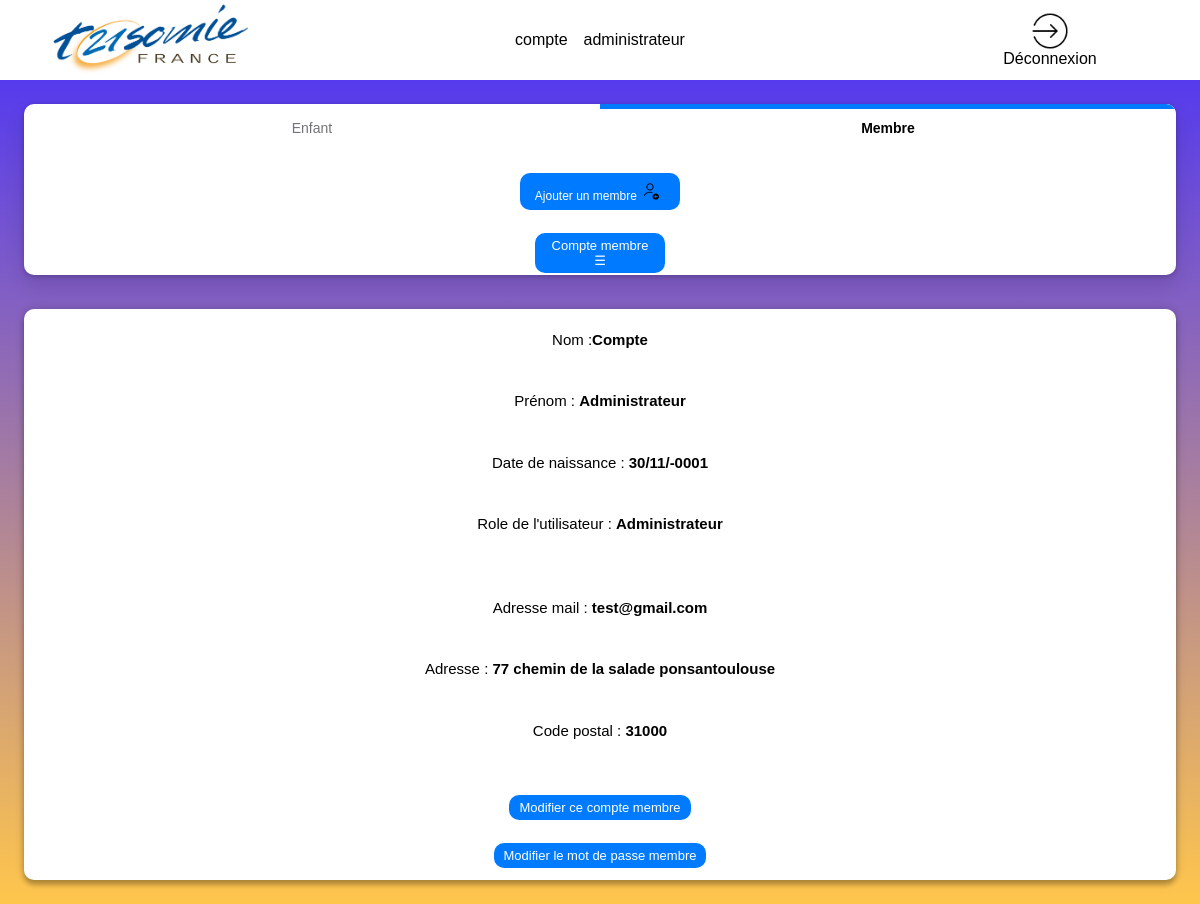
The app's page /page_certif_compte.php?idv=1 (signed in) with its own data.
### tables this page shows
CREATE TABLE `suivre` (
  `id_enfant` int(11) NOT NULL,
  `id_membre` int(11) NOT NULL,
  `date_demande_equipe` date DEFAULT NULL,
  `role` varchar(50) DEFAULT NULL
);

CREATE TABLE `membre` (
  `id_membre` int(11) NOT NULL,
  `nom` varchar(50) NOT NULL,
  `prenom` varchar(50) NOT NULL,
  `adresse` varchar(100) DEFAULT NULL,
  `code_postal` char(5) DEFAULT NULL,
  `ville` varchar(50) DEFAULT NULL,
  `courriel` varchar(50) DEFAULT NULL,
  `date_naissance` date NOT NULL,
  `mdp` varchar(500) DEFAULT NULL,
  `pro` tinyint(1) DEFAULT NULL,
  `compte_valide` tinyint(1) DEFAULT NULL,
  `role_user` int(1) NOT NULL
);

### page_certif_compte.php (the view, shortened to what this page needs)
<!DOCTYPE html>
<html lang="fr" style="font-family: Arial,sans-serif;">
<?php
try {
    $linkpdo = new PDO("mysql:host=localhost;dbname=bddsae", "root", "");
}
catch (Exception $e) {
    die('Erreur : ' . $e->getMessage());
}
?>
<head>
    <link rel="stylesheet" href="style_page_certif_account.css">
    <link rel="stylesheet" href="https://use.fontawesome.com/releases/v5.8.1/css/all.css">
</head>
<body>
    <header>
        <img class="logo-association" src="/sae-but2-s1/img/logo_trisomie.png" alt="logo de l'association">
        <?php
        $mail =  $_SESSION['login_user'];
        try {
            $res = $linkpdo->query("SELECT nom, prenom FROM membre where courriel='$mail' ORDER BY nom;");
        } catch (Exception $e) {
            die('Erreur : ' . $e->getMessage());
        }
        $double_tab = $res->fetchAll();
        $nombre_ligne = $res->rowCount();
        echo "<table>";
        for ($i = 0; $i < $nombre_ligne; $i++) {
            echo "<tr>";
            for ($y = 0; $y < 2; $y++) {
                echo "<td>";
                print_r($double_tab[$i][$y]);
                echo "</td>";
            }
            echo "</tr>";
        }
        echo "</table>";
        ?>
         <div onclick="window.location.href ='logout.php';" class="h-deconnexion">
            <img class="img-deco" src="img/deconnexion.png" alt="Déconnexion"> Déconnexion
        </div>
    </header>
    <main>
        <nav class="left-contenu">
            <?php
            if($_SESSION["role_user"]!=2){
                echo'<ul class="scrolling-tabs nav-links gl-display-flex gl-flex-grow-1 gl-w-full nav gl-tabs-nav nav gl-tabs-nav">';
               echo'<li class="nav-item">';
               echo'<a class="nav-link gl-tab-nav-item" data-placement="right" href="page_admin.php">Enfant</a>';
               echo'</li>';
                echo'<li class="nav-item">';
                echo'<a data-placement="" class="shortcuts-activity nav-link gl-tab-nav-item active gl-tab-nav-item-active" href="page_certif_compte.php">Membre</a>';
                echo'</li>';
                echo'</ul>';
            }
            ?>
                <div class="bouton_tuteur">
                    <button class="ajouter-membre" type="button" onclick="openDialog('dialogNEW1', this)">Ajouter un membre  <img class="icone-ajouter-membre" src="img/ajouter-utilisateur.png" ></button>
                </div>
                <div class="dropdown">
                    <button onclick="myFunction()" class="dropbtn">Compte membre ☰</button>
                    <?php
                    try {
                        $res = $linkpdo->query("SELECT * FROM `membre` WHERE compte_valide= 1");
                    } catch (Exception $e) {
                        die('Erreur : ' . $e->getMessage());
                    }
                    $double_tab = $res->fetchAll();
                    $nombre_ligne = $res->rowCount();
                    for ($i = 0; $i < $nombre_ligne; $i++) {
                        for ($y = 1; $y < 3; $y++) {
                            print_r(ucfirst(htmlspecialchars($double_tab[$i][$y])));
                        }
                    }
                    try {
                        $res = $linkpdo->query("SELECT * FROM `membre` WHERE compte_valide= 0 ORDER BY nom;");
                    } catch (Exception $e) {
                        die('Erreur : ' . $e->getMessage());
                    }
                    $double_tab = $res->fetchAll();
                    $nombre_ligne = $res->rowCount();
                    for ($i = 0; $i < $nombre_ligne; $i++) {
                        for ($y = 1; $y < 3; $y++) {
                            print_r(ucfirst(htmlspecialchars($double_tab[$i][$y])));
                        }
                    }
                    ?>
            </div>
        </nav>
        <?php
        if (isset($_GET['idv'])) {
            $id = $_GET['idv'];
            try {
                $res = $linkpdo->query("SELECT * FROM membre,suivre where membre.id_membre='$id' ORDER BY nom;");
            } catch (Exception $e) {
                die('Erreur : ' . $e->getMessage());
            }
            $double_tab = $res->fetchAll();
            $nom_membre = ucfirst($double_tab[0][1]);
            $prenom_membre = ucfirst($double_tab[0][2]);
            $adresse_membre = $double_tab[0][3];
            $code_postal_membre = $double_tab[0][4];
            $ville_membre = $double_tab[0][5];
            $courriel_membre = $double_tab[0][6];
            switch ($double_tab[0][11]) {
                case '1':
                    $role = "Administrateur";
                    break;
            }
            $date_naissance_membre =  date_format(new DateTime(strval($double_tab[0][7])), 'd/m/Y');
        }
        ?>
        <nav class="right-contenu">
            <div  class="section_membre">
                <?php
                if (isset($_GET['idv'])) {
                    echo "<div class='grille_2_cases'>";
                    echo "<div class=\"case-3-infos\">";
                    echo "<p class=\"info\">  Nom :<strong>".htmlspecialchars( $nom_membre)."</strong></p>";
                    echo "<p class=\"info\">Prénom : <strong>".htmlspecialchars($prenom_membre)."</strong></p>";
                    echo "<p class=\"info\">Date de naissance : <strong>".htmlspecialchars($date_naissance_membre)."</strong></p>";
                    echo "<p class=\"info\">Role de l'utilisateur : <strong>$role</strong></p>";
                    echo "</div>";
                    echo "<div class=\"case-3-infos\">";
                    echo "<p class=\"info\">Adresse mail : <strong>".htmlspecialchars($courriel_membre)."</strong></p>";
                    echo "<p class=\"info\">Adresse : <strong> ".htmlspecialchars($adresse_membre)."".htmlspecialchars($ville_membre)." </strong></p>";
                    echo "<p class=\"info\">Code postal : <strong> ".htmlspecialchars($code_postal_membre)."</strong> </p>";
                    echo "</div>";
                    echo"</div>";
                }
                ?>
        <div class="case-membre_2">
            <?php
            if(isset($_GET["idv"])){
                echo'<button class="modif-certif" type="button" onclick="window.location.href=\'modif_compte.php?id='.$_GET["idv"].'\'">Modifier ce compte membre</button>';
                echo'<button class="modif-certif" type="button" onclick="window.location.href=\'modif_mdp.php?id='.$_GET["idv"].'\'">Modifier le mot de passe membre</button>';
            }
            ?>
        </div>
        </nav>
    </main>
</body>
</html>

### style_page_certif_account.css (style rules this page uses)
* { margin: 0; padding: 0; box-sizing: border-box; }
@media screen and (max-width: 1250px) { table, td { margin: auto; border-collapse: collapse; padding: 0.5rem; } }
@media screen and (max-width: 1250px) { p { margin: 2%; } }
@media screen and (max-width: 1250px) { a { text-decoration: none; color: black; } }
@media screen and (max-width: 1250px) { header { display: grid; align-items: center; grid-template-columns: 1fr 50% 1fr; height: 10vh; background-color: rgb(255, 255, 255); } }
@media screen and (max-width: 1250px) { .logo-association { width: 65%; margin: auto; } }
@media screen and (max-width: 1250px) { .h-deconnexion { cursor: pointer; margin: auto; display: flex; flex-direction: column; align-items: center; } }
@media screen and (max-width: 1250px) { .img-deco { width: 40%; margin: auto; } }
@media screen and (max-width: 1250px) { body { display: flex; flex-direction: column; min-height: 100vh; justify-content: space-between; background: linear-gradient(0deg, rgba(255, 198, 76, 1) 0%, rgba(69, 45, 253, 1) 100%); } }
@media screen and (max-width: 1250px) { main { margin: 2%; min-height: 85vh; border-radius: 10px; font-size: 15px; } }
@media screen and (max-width: 1250px) { .left-contenu { text-align: center; overflow: auto; box-shadow: 0 10px 20px rgb(0 0 0 / 12%), 0 1px 5px rgb(0 0 0 / 22%); border-radius: 10px; background-color: #fff; } }
@media screen and (max-width: 1250px) { .right-contenu { text-align: center; background-color: transparent; border-radius: 10px; } }
@media screen and (max-width: 1250px) { .nav-links li.active:not(.md-header-toolbar) a, .nav-links li.active:not(.md-header-toolbar) button, .nav-links li:not(.md-header-toolbar) a.active { color: #000; background-color: #fff; box-shadow: inset 0 5px 0 0 var(--gl-theme-accent, #007bff); } }
@media screen and (max-width: 1250px) { .nav-links li:not(.md-header-toolbar) a, .nav-links li:not(.md-header-toolbar) button { padding: 1rem 0.75rem; font-size: 14px; line-height: 1rem; color: #737278; border: 0; white-space: nowrap; } }
@media screen and (max-width: 1250px) { .gl-tab-nav-item-active { font-weight: 600; color: #333238; background-color: #fff; box-shadow: inset 0 2px 0 0 var(--gl-theme-accent, #007bff); } }
@media screen and (max-width: 1250px) { .nav-item { width: 50%; } }
@media screen and (max-width: 1250px) { .gl-tab-nav-item { display: flex; justify-content: center; overflow: hidden; transition: box-shadow 100ms linear; } }
@media screen and (max-width: 1250px) { .nav-link { text-decoration: none; background-color: transparent; } }
@media screen and (max-width: 1250px) { .nav-links { display: flex; padding: 0; margin: 0; list-style: none; height: auto; width: 100%; } }
@media screen and (max-width: 1250px) { .ajouter-membre { flex-direction: row-reverse; align-items: center; padding: 7px 15px; border-radius: 10px; font-size: 12px; border: none; color: white; background-color: #007bff; cursor: pointer; transition: all 0.3s; justify-content: center; } }
@media screen and (max-width: 1250px) { img.icone-ajouter-membre { width: 20px; margin-right: 5px; } }
@media screen and (max-width: 1250px) { .bouton_tuteur { margin: auto; width: 50%; padding: 2vh; } }
@media screen and (max-width: 1250px) { .section_membre { height: 100%; box-shadow: 0 0 10px 0 rgba(0, 0, 0, 0.2), 0 5px 5px 0 rgba(0, 0, 0, 0.24); border-radius: 10px; background-color: white; margin-top: 3%; } }
@media screen and (max-width: 1250px) { .case-membre_2 { display: grid; place-items: center; } }
@media screen and (max-width: 1250px) { .case-3-infos { display: grid; grid-template-rows: 1fr 1fr 1fr; margin: 2%; font-size: 100%; } }
@media screen and (max-width: 1250px) { .dropdown { position: relative; display: inline-block; } }
@media screen and (max-width: 1250px) { button { padding: 5px 10px; border-radius: 10px; font-size: 13px; border: none; background-color: #007bff; cursor: pointer; transition: all 0.3s; margin: 1%; color: #fff; } }

### records on screen
suivre: id_membre.nom "Compte", id_membre.prenom "Administrateur", id_membre.date_naissance "30/11/-0001", id_membre.role_user "Administrateur", id_membre.courriel "test@gmail.com", id_membre.adresse "77 chemin de la salade ponsan", id_membre.ville "toulouse", id_membre.code_postal "31000"
